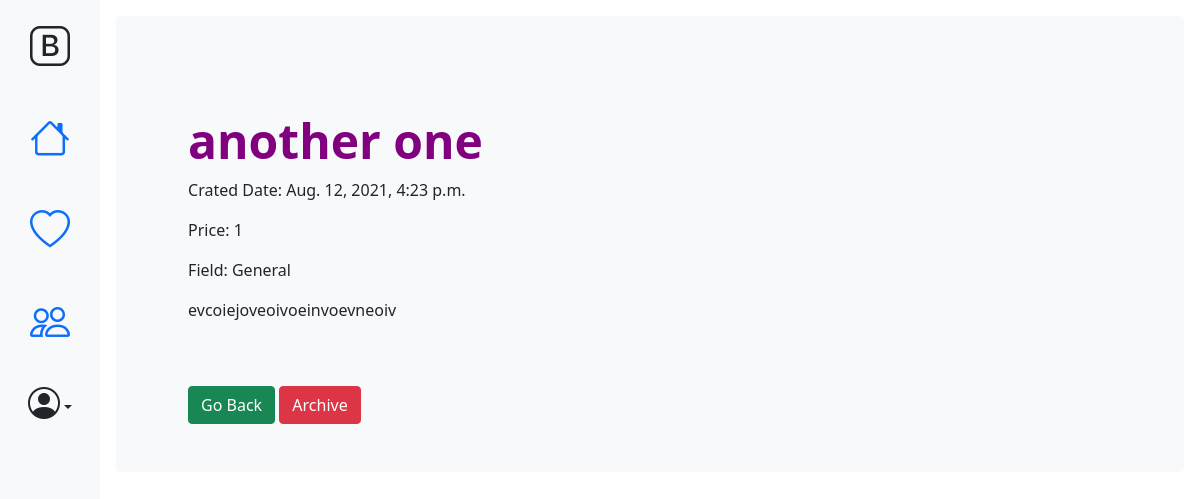
/user/2 (signed in), run on an earlier commit of the app's database.
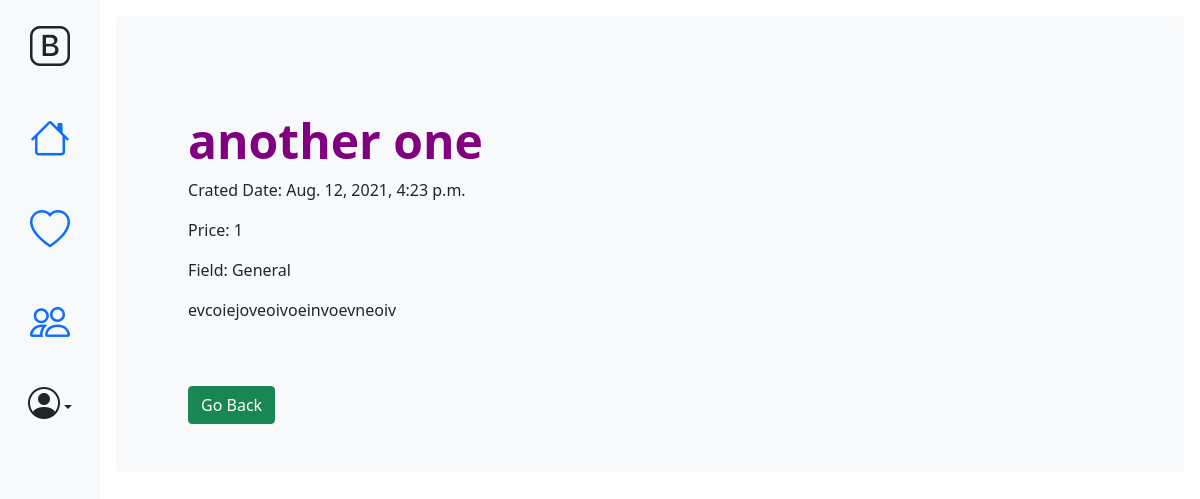
And on a later commit of the database.
### firstApp/views.py (the view)
# urls.py: path('user/<int:pk>',views.QuestionDetailView.as_view(), name="question-detail"),
class QuestionDetailView(LoginRequiredMixin,DetailView):
    login_url = 'about/'
    redirect_field_name = 'firstApp/home_list.html'
    template_name = 'firstApp/question_detail.html'
    context_object_name = 'question'
    model = Question
    def get(self, request, pk):
        try:
            profile = get_object_or_404(UserProfileInfo,user=request.user)
            question = get_object_or_404(Question,pk=pk)
            if profile.user_type == 'User' and profile.user != question.author:
                return redirect('/user/')
            elif profile.user_type == 'Specialist':
                return redirect('/specialist/')
            else:
                self.object = self.get_object()
                context = self.get_context_data(object=self.object)
                return self.render_to_response(context)
        except:
            return redirect('/user/')

### firstApp/context_processors.py (called while the page is built)
def firstContext(request):
    try:
        if request.user.is_authenticated:
            profile = get_object_or_404(UserProfileInfo,user=request.user)
            return {
                'profile': profile
            }
        return {'empty': ''}
    except:
        return {'profile':'hi'}

### firstApp/templates/firstApp/question_detail.html (shortened to what this page needs)
{% extends "firstApp/base2.html" %}
{% block body_block %}
<div class="p-5 mb-4 bg-light rounded-3">
      <div class="container-fluid py-5">
        <h1 class="display-5 fw-bold color-me">{{question.title}}</h1>
        <p>Crated Date: {{question.created_date}}</p>
        <p>Price: {{question.price}}</p>
        <p>Field: {{question.field_type}}</p>
        <p>{{question.text}}</p>
      </div>
      <div class="container">
        <a class="btn btn-success" href="{% url 'firstApp:home' %}">Go Back</a>
      {%if question.progress_type == 'Archived' %}
      {%else%}
      <button type="button" class="btn btn-danger" data-bs-toggle="modal" data-bs-target="#exampleModal2">
        Archive
      </button>
      {%endif%}
      </div>
    </div>
{% endblock %}

What changed in the data, as far as the page shows it:
changed Question "another one": progress_type "Pending" → "Archived" (drawn)
Also different on the page:
text no longer shown: "Archive"
